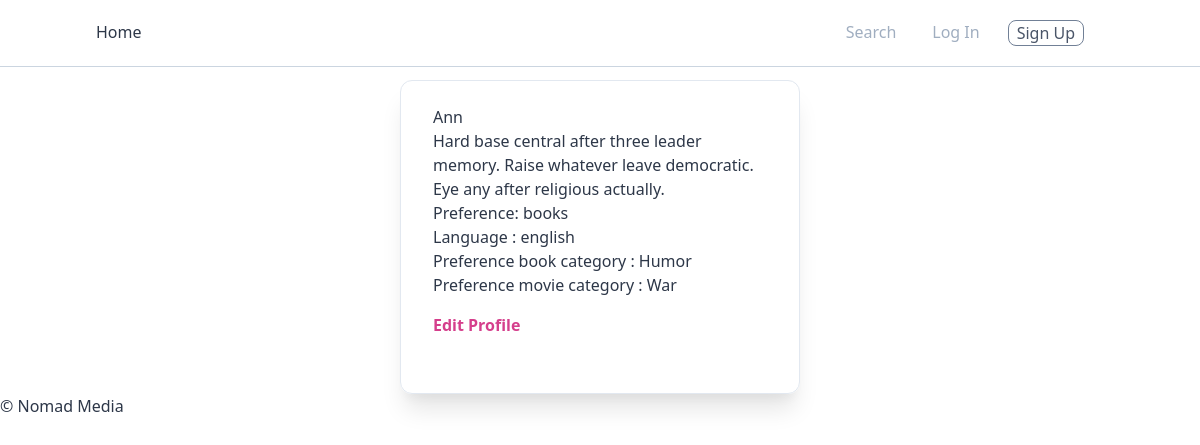
The page /users/2 on the database its author committed.
### users/models.py (models this page shows, shortened)
class User(AbstractUser):
    PREF_BOOKS = "books"
    PREF_MOVIES = "movies"
    PREF_CHOICES = ((PREF_BOOKS, "Books"), (PREF_MOVIES, "Movies"))
    LANG_EN = "english"
    LANG_KR = "korean"
    LANG_CHOICES = (
      (LANG_EN, "English"),
      (LANG_KR, "Korean")
    )
    bio = models.TextField()
    preference = models.CharField(
        max_length=20, choices=PREF_CHOICES, default=PREF_MOVIES)
    language = models.CharField(
        max_length=20, choices=LANG_CHOICES, default=LANG_EN)
    fav_book_cat = models.ForeignKey("categories.Category", on_delete=models.SET_NULL, null=True, related_name="book_users")
    fav_movie_cat = models.ForeignKey("categories.Category", on_delete=models.SET_NULL, null=True, related_name="movie_users")

### categories/models.py (models this page shows)
class Category(CoreModel):
  KIND_BOOK = "book"
  KIND_MOVIE = "movie"
  KIND_BOTH = "both"
  KIND_CHOICES = (
    (KIND_BOOK, "Book"),
    (KIND_MOVIE, "Movie"),
    (KIND_BOTH, "Both"),
  )
  name = models.CharField(max_length=15)
  kind = models.CharField(max_length=10, choices=KIND_CHOICES)
  def __str__(self):
    return self.name
  class Meta:
    verbose_name_plural = "Categories"

### users/views.py (the view)
# urls.py: path("<int:pk>", UserProfileView.as_view(), name="profile"),
class UserProfileView(DetailView):
    model = User
    context_object_name = "user_obj"

### templates/users/user_detail.html (shortened to what this page needs)
{% extends "base.html" %}
{% block content %}
    <div class="flex justify-center">
      <div class="container-md mx-auto w-1/3 flex flex-col border rounded-xl shadow-xl px-8 py-6 mt-4">
        <span>{{user_obj.first_name}}</span>
        <span>{{user_obj.bio}}</span>
        <span>Preference: {{user_obj.preference}}</span>
        <span>Language : {{user_obj.language}}</span>
        {% if user_obj.fav_book_cat is not None %}
          <span>Preference book category : {{user_obj.fav_book_cat}}</span>
        {% endif %}
        {% if user_obj.fav_movie_cat is not None %}
          <span>Preference movie category : {{user_obj.fav_movie_cat}}</span>
        {% endif %}
        <a class="text-pink-600 mb-8 font-bold mt-4" href="{% url 'users:update' %}">Edit Profile</a>
      </div>
    </div>
{% endblock content %}

### rows shown on the page
User: first_name "Ann", bio "Hard base central after three leader memory. Raise whatever leave democratic. Eye any after religious actually.", preference "books", language "english", fav_book_cat "Humor", fav_movie_cat "War"
